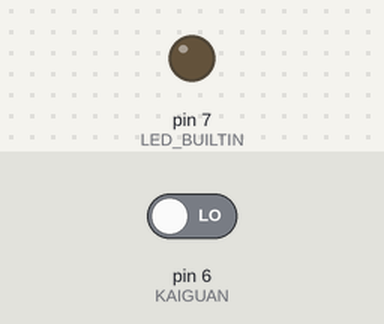
Bench run of a sketch on a simulated Arduino Uno, built with avr-gcc and run on an emulated ATmega328P. Shown: output pins drawn as LEDs (lit = HIGH). The inputs (shaded band) are chosen by the test bench; at power-on: pin 6 (KAIGUAN) LOW. Pins used as bus, display or sensor lines are not drawn.

Above: at 1.2 s.
1.3 s: pin 6 (KAIGUAN) driven HIGH
At 2.5 s:
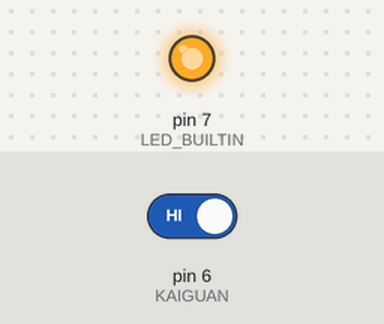
5.8 s: pin 6 (KAIGUAN) driven LOW
At 8.0 s:
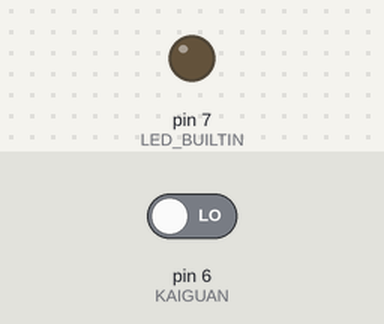
Timing chart, 0 to 9.5 s (numbered marks = the images above; inputs shaded):
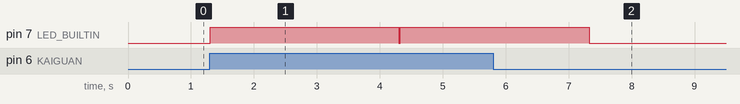

The sketch:

NFC2.ino
```cpp
#include <SPI.h>
#include <MFRC522.h>

#define SS_PIN 10
#define RST_PIN 9
#define LED_BUILTIN 7
#define KAIGUAN 6

//读出来的16进制uid
String  g_uid;
String passwd_uid[4] = {"75136140101","24524570119","21815213197","691631126"};
MFRC522 rfid(SS_PIN, RST_PIN); //实例化类

// 初始化数组用于存储读取到的NUID
byte nuidPICC[4];

void setup() {
  pinMode(LED_BUILTIN, OUTPUT);
   pinMode(KAIGUAN, INPUT);
  Serial.begin(9600);
  SPI.begin(); // 初始化SPI总线
  rfid.PCD_Init(); // 初始化 MFRC522
}

void loop() {
  int Pin = 0;
Pin =  digitalRead(KAIGUAN);
if(Pin==HIGH){
      digitalWrite(LED_BUILTIN, HIGH);   // turn the LED on (HIGH is the voltage level)
  delay(3000);                       // wait for a second
  digitalWrite(LED_BUILTIN, LOW);    // turn the LED off by making the voltage LOW
  }


  // 找卡
  if ( ! rfid.PICC_IsNewCardPresent())
    return;

  // 验证NUID是否可读
  if ( ! rfid.PICC_ReadCardSerial())
    return;

  MFRC522::PICC_Type piccType = rfid.PICC_GetType(rfid.uid.sak);

  // 检查是否MIFARE卡类型
//  if (piccType != MFRC522::PICC_TYPE_MIFARE_MINI &&
//    piccType != MFRC522::PICC_TYPE_MIFARE_1K &&
//    piccType != MFRC522::PICC_TYPE_MIFARE_4K) {
//    Serial.println("不支持读取此卡类型");
//    return;
//  }

  // 将NUID保存到nuidPICC数组
  for (byte i = 0; i < 4; i++) {
    nuidPICC[i] = rfid.uid.uidByte[i];
  }
  Serial.print("十六进制UID：");
  printHex(rfid.uid.uidByte, rfid.uid.size);
  Serial.println();

  Serial.print("十进制UID：");
  printDec(rfid.uid.uidByte, rfid.uid.size);


  // 使放置在读卡区的IC卡进入休眠状态，不再重复读卡
  rfid.PICC_HaltA();

  // 停止读卡模块编码
  rfid.PCD_StopCrypto1();
}

void printHex(byte *buffer, byte bufferSize) {
String  uid;
  for (byte i = 0; i < bufferSize; i++) {
//    Serial.print(buffer[i] < 0x10 ? " 0" : "");
//    Serial.print(buffer[i], HEX);
    uid = uid + buffer[i];
  }
Serial.println(uid);
g_uid = uid;
uid = "";


for(int i =0;i<4; i++){
  if(passwd_uid[i]==g_uid){
    Serial.println("----");
    Serial.println(passwd_uid[i]);
     Serial.println("----");
       Serial.println(g_uid);
    digitalWrite(LED_BUILTIN, HIGH);   // turn the LED on (HIGH is the voltage level)
  delay(3000);                       // wait for a second
  digitalWrite(LED_BUILTIN, LOW);    // turn the LED off by making the voltage LOW

    }

  }
}

void printDec(byte *buffer, byte bufferSize) {
  for (byte i = 0; i < bufferSize; i++) {
    Serial.print(buffer[i] < 0x10 ? " 0" : "");
  Serial.print(buffer[i], DEC);
  }

}

//void openDoor(byte *buffer, byte bufferSize, cardUid){
//
//  for (byte i = 0; i < bufferSize; i++) {
//
//    Serial.print(buffer[i], HEX);
//  }
//
//  }
```

Measured:
- after the input at 1.3 s, pin 7 (LED_BUILTIN): LOW → HIGH at once, → LOW 3.0 s later, → HIGH 0.03 s later
- after the input at 5.8 s, pin 7 (LED_BUILTIN): goes on until 7.3 s, then stays LOW
